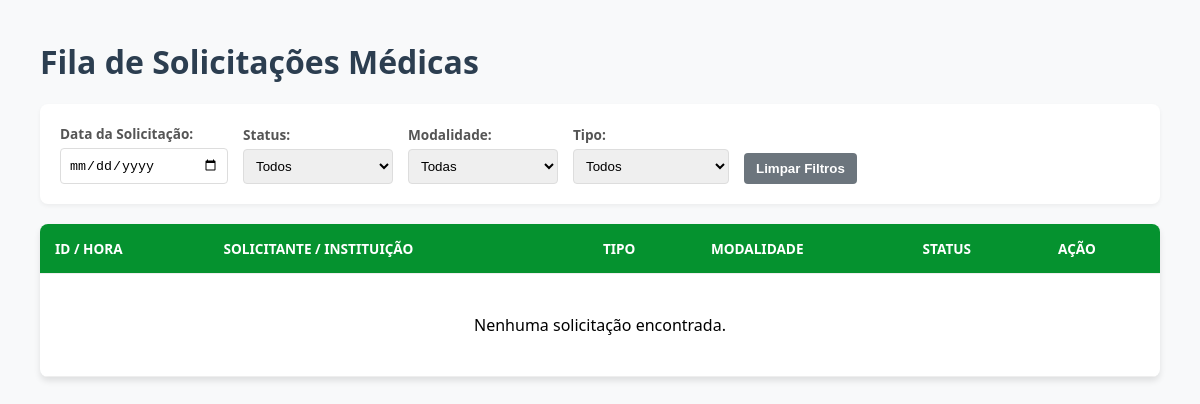
Before: /fila/ with the older database file.
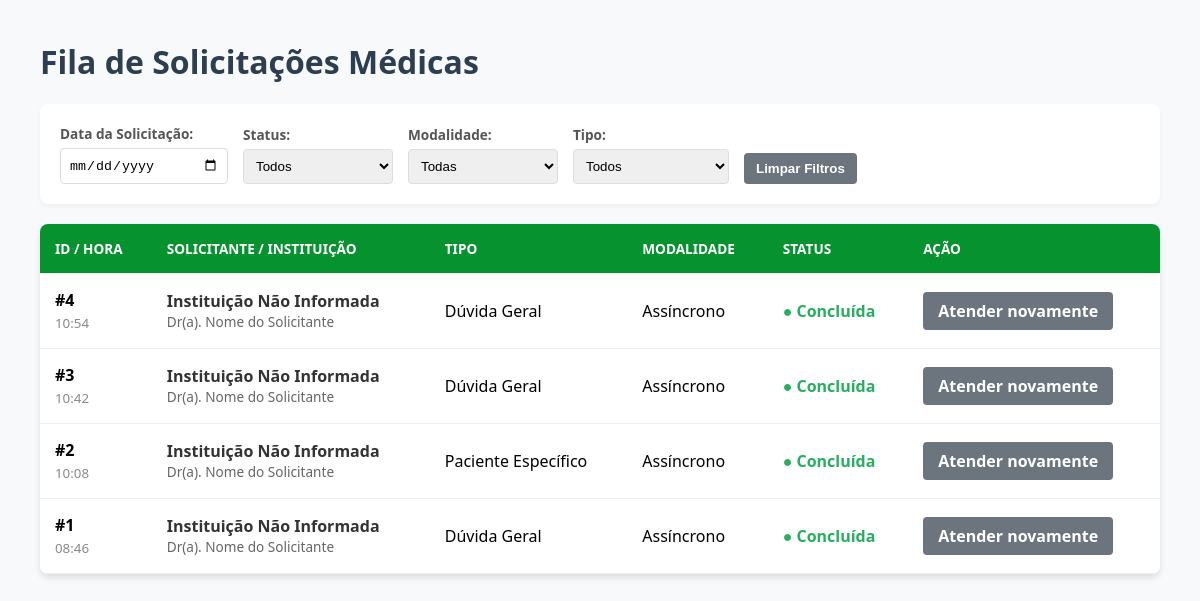
After: the same page with the newer database file.
### teleconsultoria/models.py (models this page shows, shortened)
class Solicitacao(models.Model):
    profissional = models.ForeignKey(Profissional, on_delete=models.CASCADE, related_name='solicitacoes')
    medica_designada = models.ForeignKey(Medica, on_delete=models.SET_NULL, null=True, blank=True, related_name='atendimentos')
    status = models.CharField(max_length=20, choices=StatusSolicitacao.choices, default=StatusSolicitacao.PENDENTE)
    tipo_atendimento = models.CharField(max_length=20, choices=TipoAtendimento.choices)
    data_sol = models.DateTimeField(auto_now_add=True)
    data_marcada = models.DateField(null=True, blank=True)
    horario_marcado = models.TimeField(null=True, blank=True)
    duracao_estimada = models.PositiveIntegerField(null=True, blank=True, help_text="Duração em minutos")
    link_teams = models.URLField(max_length=500, null=True, blank=True)
    resumo_sincrono = models.TextField(null=True, blank=True)
    justificativa_cancelamento = models.TextField(null=True, blank=True)
    data_limite = models.DateField(null=True, blank=True)
    horario_limite = models.TimeField(null=True, blank=True)
    idade_pac = models.IntegerField()
    sexo_pac = models.CharField(max_length=1, choices=Sexo.choices)
    queixas = models.TextField()
    historico_med = models.TextField(blank=True, null=True)
    diagnostico_princ = models.TextField(blank=True, null=True)
    diagnostico_sec = models.TextField(blank=True, null=True)
    medicamentos = models.TextField(blank=True, null=True)
    exames_recentes = models.TextField(blank=True, null=True)
    duvida_clinica = models.TextField()
    token_acesso = models.UUIDField(default=uuid.uuid4, editable=False)
    class Meta:
        verbose_name = "Solicitação"
        verbose_name_plural = "Solicitações"

class Profissional(models.Model):
    user = models.OneToOneField(User, on_delete=models.CASCADE, null=True, blank=True)
    cpf = models.CharField(max_length=11, unique=True)
    nome_completo = models.CharField(max_length=255)
    email = models.EmailField()
    crm = models.CharField(max_length=20, blank=True, null=True)
    cargo = models.CharField(max_length=100)
    instituicao = models.CharField(max_length=100)

### teleconsultoria/views.py (the view)
# urls.py: path('fila/', views.fila_medica, name='fila_medica'),
def fila_medica(request):
    solicitacoes = Solicitacao.objects.all().order_by('-data_sol')
    return render(request, 'fila_medica.html', {'solicitacoes': solicitacoes})

### teleconsultoria/templates/fila_medica.html (shortened to what this page needs)
<!DOCTYPE html>
<html lang="pt-br">
<head>
</head>
<body>
    <h1>Fila de Solicitações Médicas</h1>
    <div class="filter-bar">
        <div class="filter-group">
            <label>Data da Solicitação:</label>
            <input type="date" id="filterData" onchange="filtrarTabela()">
        </div>
        <div class="filter-group">
            <label>Status:</label>
            <select id="filterStatus" onchange="filtrarTabela()">
                <option value="">Todos</option>
            </select>
        </div>
        <div class="filter-group">
            <label>Modalidade:</label>
            <select id="filterModalidade" onchange="filtrarTabela()">
                <option value="">Todas</option>
            </select>
        </div>
        <div class="filter-group">
            <label>Tipo:</label>
            <select id="filterTipo" onchange="filtrarTabela()">
                <option value="">Todos</option>
            </select>
        </div>
        <button class="btn-limpar" onclick="limparFiltros()">Limpar Filtros</button>
    </div>
    <table id="tabelaFila">
        <thead>
            <tr>
                <th>ID / Hora</th>
                <th>Solicitante / Instituição</th>
                <th>Tipo</th>
                <th>Modalidade</th>
                <th>Status</th>
                <th>Ação</th>
            </tr>
        </thead>
        <tbody>
            {% for sol in solicitacoes %}
            <tr class="linha-solicitacao"
                data-data="{{ sol.data_sol|date:'Y-m-d' }}"
                data-status="{{ sol.status }}"
                data-modalidade="{{ sol.get_tipo_atendimento_display }}"
                data-tipo="{% if sol.idade_pac > 0 %}Paciente Específico{% else %}Dúvida Geral{% endif %}">
                <td>
                    <strong>#{{ sol.id }}</strong><br>
                    <small style="color: #888;">{{ sol.data_sol|date:"H:i" }}</small>
                </td>
                <td>
                    <span class="inst-nome">{{ sol.instituicao|default:"Instituição Não Informada" }}</span>
                    <span class="sol-nome">Dr(a). {{ sol.profissional.user.get_full_name|default:"Nome do Solicitante" }}</span>
                </td>
                <td>
                    {% if sol.idade_pac > 0 %}
                        Paciente Específico
                    {% else %}
                        Dúvida Geral
                    {% endif %}
                </td>
                <td>
                    {{ sol.get_tipo_atendimento_display }}
                </td>
                <td>
                    <span class="status-{{ sol.status }}">
                        ● {{ sol.get_status_display }}
                    </span>
                </td>
                <td>
                    <a href="{% url 'detalhe_caso' sol.id %}" class="btn {% if sol.status == 'CONCLUIDA' %}btn-concluido{% endif %}">
                        {% if sol.status == 'CONCLUIDA' %}Atender novamente{% else %}Atender{% endif %}
                    </a>
                </td>
            </tr>
            {% empty %}
            <tr>
                <td colspan="6" style="text-align: center; padding: 40px;">Nenhuma solicitação encontrada.</td>
            </tr>
            {% endfor %}
        </tbody>
    </table>
</body>
</html>

### teleconsultoria/templates/fila_medica.html (style rules this page uses)
body { font-family: 'Segoe UI', sans-serif; margin: 40px; background-color: #f8f9fa; }
h1 { color: #2c3e50; }
.filter-bar { background: white; padding: 20px; border-radius: 8px; box-shadow: 0 2px 4px rgba(0,0,0,0.05); margin-bottom: 20px; display: flex; gap: 15px; align-items: flex-end; flex-wrap: wrap; }
.filter-group { display: flex; flex-direction: column; gap: 5px; }
.filter-group label { font-size: 0.85em; font-weight: bold; color: #555; }
select, input { padding: 8px; border-radius: 4px; border: 1px solid #ddd; min-width: 150px; }
table { width: 100%; border-collapse: collapse; background: white; border-radius: 8px; overflow: hidden; box-shadow: 0 4px 6px rgba(0,0,0,0.1); }
th, td { padding: 15px; text-align: left; border-bottom: 1px solid #eee; }
th { background-color: #05922f; color: white; font-weight: 600; text-transform: uppercase; font-size: 0.85em; }
.inst-nome { display: block; font-weight: bold; color: #333; }
.sol-nome { display: block; font-size: 0.85em; color: #666; }
.status-CONCLUIDA { color: #27ae60; font-weight: bold; }
.btn { padding: 8px 15px; text-decoration: none; border-radius: 4px; background-color: #007bff; color: white; transition: 0.3s; font-weight: bold; }
.btn-concluido { background-color: #6c757d; }
.btn-limpar { padding: 8px 12px; background: #6c757d; color: white; border: none; border-radius: 4px; cursor: pointer; font-weight: bold; }

Changed rows visible on the page:
added Solicitacao: id "4", data_sol "10:54", instituicao "Instituição Não Informada", profissional.user.get_full_name "Nome do Solicitante", idade_pac "Dúvida Geral", tipo_atendimento "Assíncrono", status "Concluída", shows "Atender novamente"
added Solicitacao: id "3", data_sol "10:42", instituicao "Instituição Não Informada", profissional.user.get_full_name "Nome do Solicitante", idade_pac "Dúvida Geral", tipo_atendimento "Assíncrono", status "Concluída", shows "Atender novamente"
added Solicitacao: id "2", data_sol "10:08", instituicao "Instituição Não Informada", profissional.user.get_full_name "Nome do Solicitante", idade_pac "Paciente Específico", tipo_atendimento "Assíncrono", status "Concluída", shows "Atender novamente"
added Solicitacao: id "1", data_sol "08:46", instituicao "Instituição Não Informada", profissional.user.get_full_name "Nome do Solicitante", idade_pac "Dúvida Geral", tipo_atendimento "Assíncrono", status "Concluída", shows "Atender novamente"
Other visible differences:
text no longer shown: "Nenhuma solicitação encontrada."
